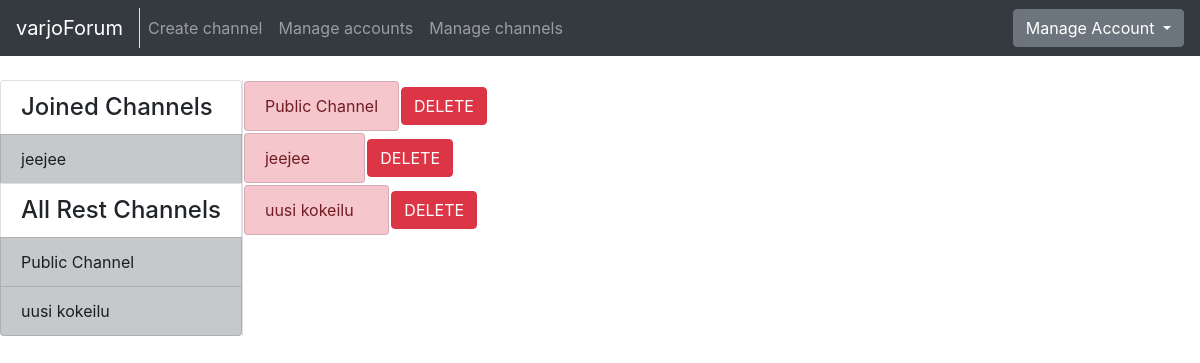
The page /channel/manage/ (signed in) on the database its author committed.
### application/channels/models.py (models this page shows, shortened)
class Channel(Base):
    name = db.Column(db.String(144), nullable=False)
    introduction = db.Column(db.Text, nullable=False)
    master_id = db.Column(db.Integer, nullable=False)
    messages = db.relationship("Message", backref='Channel', lazy=True)
    accounts = db.relationship('Account', secondary=accounts, lazy='subquery',
        backref=db.backref('channels', lazy=True))
    @staticmethod
    def get_my_channels(account_id):
        stmt = text("SELECT Channel.id, Channel.name"
                    " FROM Channel, Account, Accounts"
                    " WHERE Channel.id = Accounts.channel_id"
                    " AND Account.id = Accounts.account_id"
                    " AND Account.id = :account_id").params(account_id=account_id)
        res = db.engine.execute(stmt)
        response = []
        for row in res:
            response.append({"channel_id":row[0], "channel_name":row[1]})
        return response
    @staticmethod
    def get_channels_where_not_in(account_id):
        stmt = text("SELECT channel.id, channel.name"
                    " FROM Channel"
                    " WHERE Channel.id NOT IN ("
                        " SELECT Channel.id"
                            " FROM Channel, Account, Accounts"
                            " WHERE Channel.id = Accounts.channel_id"
                            " AND Account.id = Accounts.account_id"
                            " AND Account.id = :account_id"
                    " )").params(account_id=account_id)
        res = db.engine.execute(stmt)
        response = []
        for row in res:
            response.append({"id":row[0], "name":row[1]})
        return response

### application/channels/views.py (the view)
@app.route("/channel/manage/", methods=["GET"])
@login_required
def channel_manager():
    return render_template("channels/manager.html", channels = Channel.query.all(),
        my_channels=Channel.get_my_channels(current_user.id),
        all_channels=Channel.get_channels_where_not_in(current_user.id))

### application/__init__.py (called while the page is built)
@login_manager.user_loader
def load_user(account_id):
  return Account.query.get(account_id)

### application/templates/channels/manager.html
{% extends "layout.html" %}
{% block body %}
<div class="row">
  <ul class="list-group">
    {% for channel in channels %}
    <table>
      <tr>
        <td><li class="list-group-item list-group-item-danger">{{ channel.name }}</li></td>
        <td>
          <form action="{{ url_for('delete_channel', channel_id=channel.id) }}" method="POST">
            <button type="submit" class="btn btn-danger" >DELETE</button>
          </form>
        </td>
      </tr>
    </table>
    {% endfor %}
  </ul>
</div>
{% endblock %}

### application/templates/layout.html (shortened to what this page needs)
<!DOCTYPE html>
  <html>
    <head>
      <link rel="stylesheet" href="https://maxcdn.bootstrapcdn.com/bootstrap/4.0.0/css/bootstrap.min.css">
    </head>
    <body>
      <nav class="navbar navbar-expand-md navbar-dark bg-dark mb-4">
        <div class="border-right">
          <a class="navbar-brand" href="{{ url_for('index') }}">varjoForum</a>
        </div>
        <div class="collapse navbar-collapse" id="navbarCollapse">
          <ul class="navbar-nav mr-auto">
            {% if current_user.is_authenticated %}
              <li class="nav-item">
                <a class="nav-link" href="{{ url_for('channel_form') }}">Create channel</a>
              </li>
            {% endif %}
            {% if current_user.admin == True %}
              <li class="nav-item">
                <a class="nav-link" href="{{ url_for('account_list') }}">Manage accounts</a>
              </li>
              <li class="nav-item">
                <a href="{{ url_for('channel_manager') }}" class="nav-link">Manage channels</a>
              </li>
            {% endif %}
          </ul>
            <div class="btn-group">
              <button type="button" class="btn btn-secondary dropdown-toggle" data-toggle="dropdown" aria-haspopup="true" aria-expanded="false">
                {% if current_user.is_authenticated %}
                  Manage Account
                {% else %}
                  Login
                {% endif %}
              </button>
            </div>
        </div>
      </nav>
      <div class="container-fluid" >
        <div class="row">
            <div class="border-right">
              <div class="col-sx" >
                <div style="float: left">
                  <div class="list-group">
                  {% if current_user.is_authenticated %}
                    {% if my_channels %}
                    <h4 class="list-group-item">Joined Channels</h4>
                    {% endif %}
                    {% for my_channel in my_channels %}
                        <a href="{{ url_for('one_channel_index', channel_id=my_channel.channel_id, sort='first') }}"
                            class="list-group-item list-group-item-action list-group-item-dark">
                        {{ my_channel.channel_name }}
                        </a>
                    {% endfor %}
                    <h4 class="list-group-item">All Rest Channels</h4>
                {% else %}
                {% if all_channels %}
                <h4 class="list-group-item">All Channels</h4>
                {% endif %}
                {% endif %}
                {% for channel in all_channels %}
                <a href="{{ url_for('one_channel_index', channel_id=channel.id, sort='first') }}"
                    class="list-group-item list-group-item-action list-group-item-dark">
                  {{ channel.name }}
                </a>
                {% endfor %}
              </div>
              </div>
              </div>
          </div>
          <div class="col">
            {% block body %}{% endblock %}
          </div>
        </div>
    </body>
  </html>

### rows shown on the page
Channel: channel_name "jeejee", name "jeejee"
Channel: name "Public Channel"
Channel: name "uusi kokeilu"
